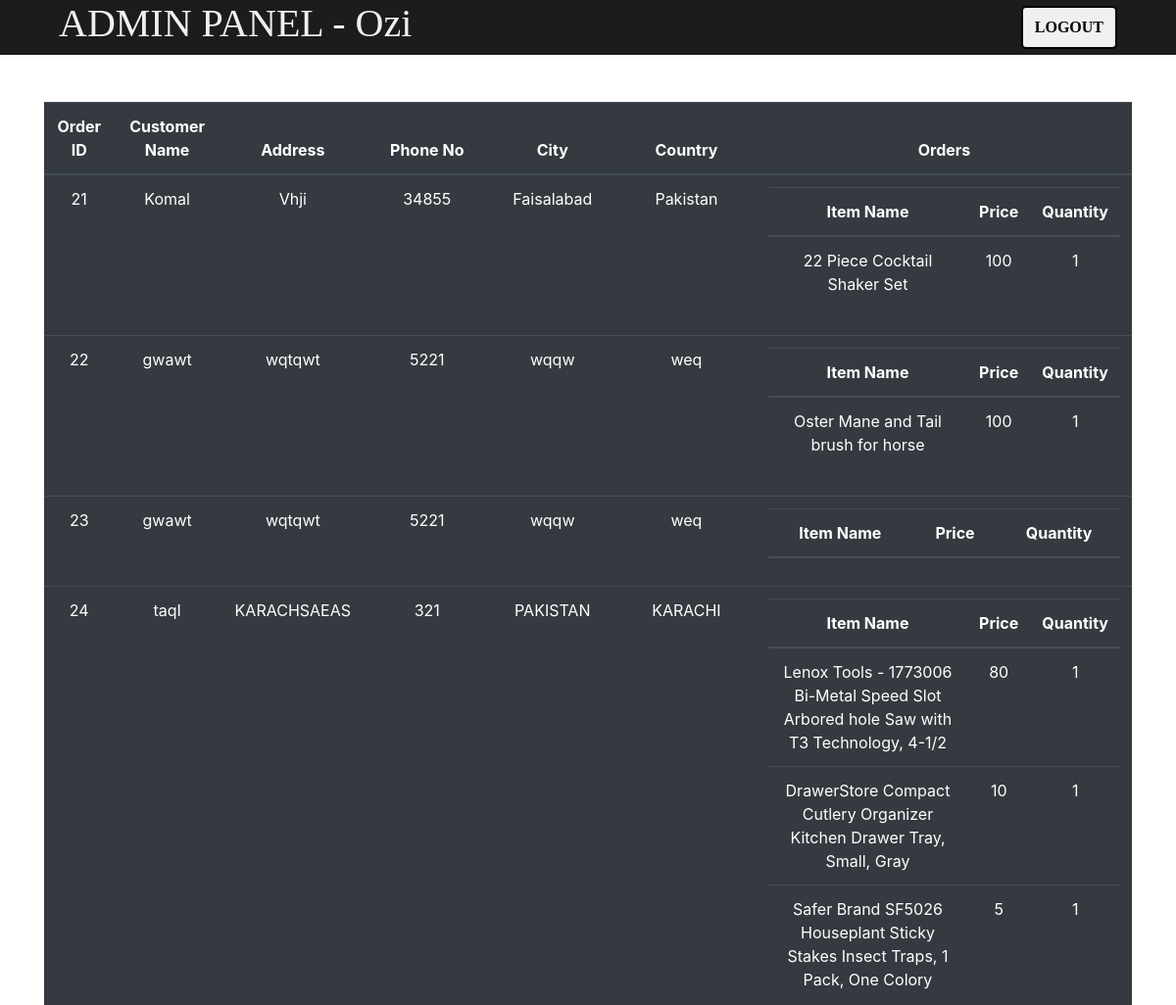
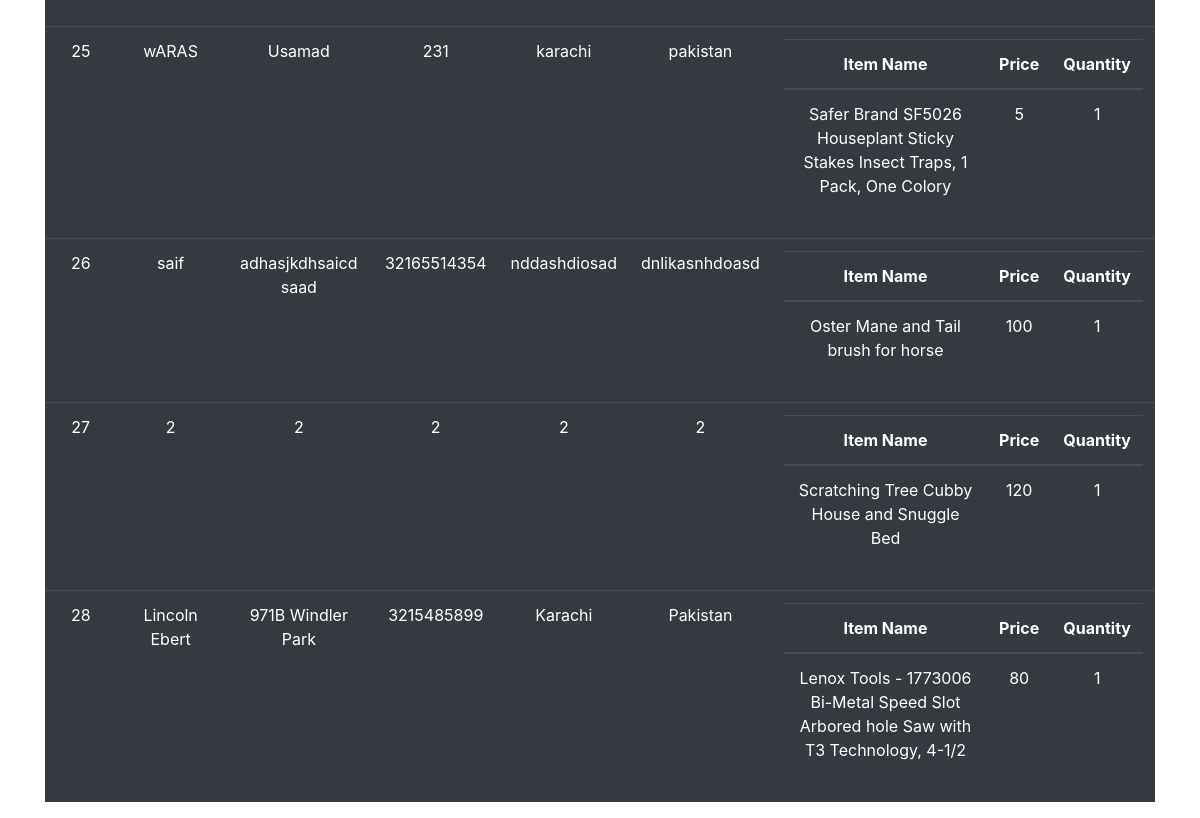
/Admin Panel.php (signed in), run on the app's committed database (2 pictures, top to bottom).
### tables this page shows
CREATE TABLE `order_manager` (
  `Order_id` int(100) NOT NULL,
  `full_name` text NOT NULL,
  `address` text NOT NULL,
  `phone_no` bigint(100) NOT NULL,
  `city` text NOT NULL,
  `country` text NOT NULL
);

CREATE TABLE `user_orders` (
  `Order_id` int(100) NOT NULL,
  `Item_Name` varchar(100) NOT NULL,
  `Price` int(100) NOT NULL,
  `Quantity` int(100) NOT NULL
);

### Admin Panel.php (the view, shortened to what this page needs)
<?php $con=mysqli_connect("sql110.epizy.com","epiz_30815988","aorkeWGeCgZp8Fu","epiz_30815988_sempiredb");
?>
<!DOCTYPE html>
<html lang="en">
<head>
    <link rel="stylesheet" href="https://stackpath.bootstrapcdn.com/bootstrap/4.4.1/css/bootstrap.min.css">
</head>
<body>
<div class="header">
    <h1>ADMIN PANEL - <?php echo $_SESSION['AdminLoginId'] ?></h1>
    <form action="<?php echo $_SERVER['PHP_SELF'] ?>" method="POST">
     <button type="submit" name="Logout">LOGOUT</button>
</div>
<div class="container mt-5">
    <div class="row">
        <div class="col-lg-12">
        <table class="table text-center table-dark">
  <thead>
    <tr>
      <th scope="col">Order ID</th>
      <th scope="col">Customer Name</th>
      <th scope="col">Address</th>
      <th scope="col">Phone No</th>
      <th scope="col">City</th>
      <th scope="col">Country</th>
      <th scope="col">Orders</th>
    </tr>
  </thead>
  <tbody>
        <?php
        $query="SELECT * FROM `order_manager`";
        $user_result=mysqli_query($con,$query);
        while($user_fetch=mysqli_fetch_assoc($user_result))
        {
          echo"
            <tr>
            <td>$user_fetch[Order_id]</td>
            <td>$user_fetch[full_name]</td>
            <td>$user_fetch[address]</td>
            <td>$user_fetch[phone_no]</td>
            <td>$user_fetch[city]</td>
            <td>$user_fetch[country]</td>
            <td>
            <table class='table text-center table-dark'>
            <thead>
            <tr>
            <th scope='col'>Item Name</th>
            <th scope='col'>Price</th>
            <th scope='col'>Quantity</th>
          </tr>
        </thead>
        <tbody>
        ";
        $order_query="SELECT * FROM `user_orders` WHERE `Order_id`='$user_fetch[Order_id]'";
        $order_result=mysqli_query($con,$order_query);
        while($order_fetch=mysqli_fetch_assoc($order_result))
        {
          echo"
          <tr>
          <td>$order_fetch[Item_Name]</td>
          <td>$order_fetch[Price]</td>
          <td>$order_fetch[Quantity]</td>
          </tr>
          ";
        }
        echo"
              </tbody>
              </table>
            </td>
          ";
        }
   ?>
  </tbody>
</table>
        </div>
    </div>
</div>
</body>
</html>

### Admin Panel.php (style rules this page uses)
body { margin: 0; }
div.header { color: #f0f0f0; font-family: poppins; display: flex; flex-direction: row; align-items: center; justify-content: space-between; padding: 0 60px; background-color: #1c1c1e; }
div.header button { background-color: #f0f0f0; font-size: 16px; font-weight: 550; padding: 8px 12px; border: 2px solid black; border-radius: 5px; }

### data on the page
order_manager: Order_id "21", full_name "Komal", address "Vhji", phone_no "34855", city "Faisalabad", country "Pakistan"
user_orders: Item_Name "22 Piece Cocktail Shaker Set", Price "100", Quantity "1"
order_manager: Order_id "22", full_name "gwawt", address "wqtqwt", phone_no "5221", city "wqqw", country "weq"
user_orders: Item_Name "Oster Mane and Tail brush for horse", Price "100", Quantity "1"
order_manager: Order_id "23", full_name "gwawt", address "wqtqwt", phone_no "5221", city "wqqw", country "weq"
order_manager: Order_id "24", full_name "taqI", address "KARACHSAEAS", phone_no "321", city "PAKISTAN", country "KARACHI"
user_orders: Item_Name "Lenox Tools - 1773006 Bi-Metal Speed Slot Arbored hole Saw with T3 Technology, 4-1/2", Price "80", Quantity "1"
user_orders: Item_Name "DrawerStore Compact Cutlery Organizer Kitchen Drawer Tray, Small, Gray", Price "10", Quantity "1"
user_orders: Item_Name "Safer Brand SF5026 Houseplant Sticky Stakes Insect Traps, 1 Pack, One Colory", Price "5", Quantity "1"
order_manager: Order_id "25", full_name "wARAS", address "Usamad", phone_no "231", city "karachi", country "pakistan"
user_orders: Item_Name "Safer Brand SF5026 Houseplant Sticky Stakes Insect Traps, 1 Pack, One Colory", Price "5", Quantity "1"
order_manager: Order_id "26", full_name "saif", address "adhasjkdhsaicd saad", phone_no "32165514354", city "nddashdiosad", country "dnlikasnhdoasd"
user_orders: Item_Name "Oster Mane and Tail brush for horse", Price "100", Quantity "1"
order_manager: Order_id "27", full_name "2", address "2", phone_no "2", city "2", country "2"
user_orders: Item_Name "Scratching Tree Cubby House and Snuggle Bed", Price "120", Quantity "1"
order_manager: Order_id "28", full_name "Lincoln Ebert", address "971B Windler Park", phone_no "3215485899", city "Karachi", country "Pakistan"
user_orders: Item_Name "Lenox Tools - 1773006 Bi-Metal Speed Slot Arbored hole Saw with T3 Technology, 4-1/2", Price "80", Quantity "1"

### other printed values
$_SESSION['AdminLoginId'] "Ozi"
